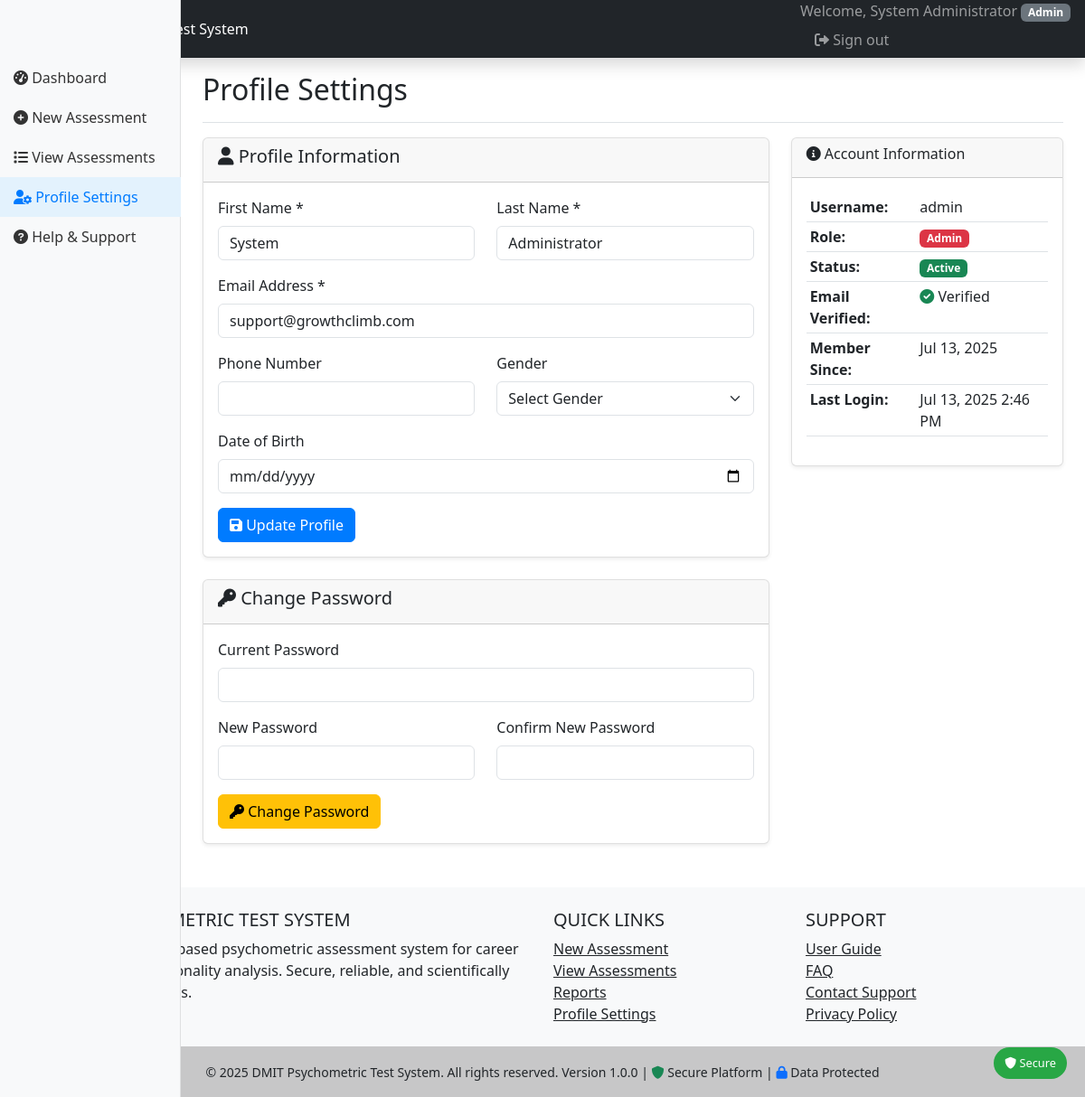
The app's page /profile/settings.php (signed in) with its own data.
### tables this page shows
CREATE TABLE `users` (
  `id` int(11) NOT NULL,
  `username` varchar(50) NOT NULL,
  `email` varchar(100) NOT NULL,
  `password_hash` varchar(255) NOT NULL,
  `salt` varchar(32) NOT NULL,
  `role` enum('admin','counselor','user') DEFAULT 'user',
  `first_name` varchar(50) NOT NULL,
  `last_name` varchar(50) NOT NULL,
  `phone` varchar(15) DEFAULT NULL,
  `date_of_birth` date DEFAULT NULL,
  `gender` enum('male','female','other') DEFAULT NULL,
  `is_active` tinyint(1) DEFAULT 1,
  `email_verified` tinyint(1) DEFAULT 0,
  `verification_token` varchar(255) DEFAULT NULL,
  `reset_token` varchar(255) DEFAULT NULL,
  `reset_token_expires` datetime DEFAULT NULL,
  `last_login` datetime DEFAULT NULL,
  `login_attempts` int(11) DEFAULT 0,
  `locked_until` datetime DEFAULT NULL,
  `created_at` timestamp NULL DEFAULT current_timestamp(),
  `updated_at` timestamp NULL DEFAULT current_timestamp() ON UPDATE current_timestamp()
);

### includes/functions.php (called while the page is built, shortened)
<?php
function url($path = '') {
    $path = ltrim($path, '/');
    if ($path === 'index.php' || $path === '') {
        return BASE_URL . 'index.php';
    }
    $currentDir = dirname($_SERVER['SCRIPT_NAME']);
    $baseDir = '/DMIT-Psychometric-Test';
    if ($currentDir !== $baseDir) {
        $depth = substr_count(str_replace($baseDir, '', $currentDir), '/');
        $relativePath = str_repeat('../', $depth);
        return $relativePath . $path;
    }
    return $path;
}
function formatDate($date, $format = 'Y-m-d H:i:s') {
    return date($format, strtotime($date));
}
?>

### profile/settings.php (the view, shortened to what this page needs)
<?php
try {
    $database = new Database();
    $conn = $database->getConnection();
    $stmt = $conn->prepare("SELECT * FROM users WHERE id = ?");
    $stmt->execute([$_SESSION['user_id']]);
    $userData = $stmt->fetch();
} catch (Exception $e) {
    $userData = [];
    error_log("User data load error: " . $e->getMessage());
}
include '../includes/header.php';
?>
<div class="container-fluid">
    <div class="row">
        <nav class="col-md-3 col-lg-2 d-md-block bg-light sidebar">
            <div class="position-sticky pt-3">
                <ul class="nav flex-column">
                    <li class="nav-item">
                        <a class="nav-link" href="<?php echo url('index.php'); ?>">
                            <i class="fas fa-tachometer-alt"></i> Dashboard
                        </a>
                    </li>
                    <li class="nav-item">
                        <a class="nav-link" href="<?php echo url('assessments/new.php'); ?>">
                            <i class="fas fa-plus-circle"></i> New Assessment
                        </a>
                    </li>
                    <li class="nav-item">
                        <a class="nav-link" href="<?php echo url('assessments/list.php'); ?>">
                            <i class="fas fa-list"></i> View Assessments
                        </a>
                    </li>
                    <li class="nav-item">
                        <a class="nav-link active" href="<?php echo url('profile/settings.php'); ?>">
                            <i class="fas fa-user-cog"></i> Profile Settings
                        </a>
                    </li>
                    <li class="nav-item">
                        <a class="nav-link" href="<?php echo url('help/user_guide.php'); ?>">
                            <i class="fas fa-question-circle"></i> Help & Support
                        </a>
                    </li>
                </ul>
            </div>
        </nav>
        <main class="col-md-9 ms-sm-auto col-lg-10 px-md-4">
            <div class="d-flex justify-content-between flex-wrap flex-md-nowrap align-items-center pt-3 pb-2 mb-3 border-bottom">
                <h1 class="h2">Profile Settings</h1>
            </div>
            <div class="row">
                <div class="col-md-8">
                    <div class="card mb-4">
                        <div class="card-header">
                            <h5><i class="fas fa-user"></i> Profile Information</h5>
                        </div>
                        <div class="card-body">
                            <form method="POST">
                                <div class="row mb-3">
                                    <div class="col-md-6">
                                        <label for="first_name" class="form-label">First Name *</label>
                                        <input type="text" class="form-control" id="first_name" name="first_name"
                                               value="<?php echo htmlspecialchars($userData['first_name'] ?? ''); ?>" required>
                                    </div>
                                    <div class="col-md-6">
                                        <label for="last_name" class="form-label">Last Name *</label>
                                        <input type="text" class="form-control" id="last_name" name="last_name"
                                               value="<?php echo htmlspecialchars($userData['last_name'] ?? ''); ?>" required>
                                    </div>
                                </div>
                                <div class="mb-3">
                                    <label for="email" class="form-label">Email Address *</label>
                                    <input type="email" class="form-control" id="email" name="email"
                                           value="<?php echo htmlspecialchars($userData['email'] ?? ''); ?>" required>
                                </div>
                                <div class="row mb-3">
                                    <div class="col-md-6">
                                        <label for="phone" class="form-label">Phone Number</label>
                                        <input type="tel" class="form-control" id="phone" name="phone"
                                               value="<?php echo htmlspecialchars($userData['phone'] ?? ''); ?>">
                                    </div>
                                    <div class="col-md-6">
                                        <label for="gender" class="form-label">Gender</label>
                                        <select class="form-select" id="gender" name="gender">
                                            <option value="">Select Gender</option>
                                        </select>
                                    </div>
                                </div>
                                <div class="mb-3">
                                    <label for="date_of_birth" class="form-label">Date of Birth</label>
                                    <input type="date" class="form-control" id="date_of_birth" name="date_of_birth"
                                           value="<?php echo htmlspecialchars($userData['date_of_birth'] ?? ''); ?>">
                                </div>
                                <button type="submit" class="btn btn-primary">
                                    <i class="fas fa-save"></i> Update Profile
                                </button>
                            </form>
                        </div>
                    </div>
                    <div class="card">
                        <div class="card-header">
                            <h5><i class="fas fa-key"></i> Change Password</h5>
                        </div>
                        <div class="card-body">
                            <form method="POST">
                                <div class="mb-3">
                                    <label for="current_password" class="form-label">Current Password</label>
                                    <input type="password" class="form-control" id="current_password" name="current_password" required>
                                </div>
                                <div class="row mb-3">
                                    <div class="col-md-6">
                                        <label for="new_password" class="form-label">New Password</label>
                                        <input type="password" class="form-control" id="new_password" name="new_password"
                                               minlength="8" required>
                                    </div>
                                    <div class="col-md-6">
                                        <label for="confirm_password" class="form-label">Confirm New Password</label>
                                        <input type="password" class="form-control" id="confirm_password" name="confirm_password" required>
                                    </div>
                                </div>
                                <button type="submit" class="btn btn-warning">
                                    <i class="fas fa-key"></i> Change Password
                                </button>
                            </form>
                        </div>
                    </div>
                </div>
                <div class="col-md-4">
                    <div class="card">
                        <div class="card-header">
                            <h6><i class="fas fa-info-circle"></i> Account Information</h6>
                        </div>
                        <div class="card-body">
                            <table class="table table-sm">
                                <tr>
                                    <td><strong>Username:</strong></td>
                                    <td><?php echo htmlspecialchars($userData['username'] ?? ''); ?></td>
                                </tr>
                                <tr>
                                    <td><strong>Role:</strong></td>
                                    <td>
                                        <span class="badge bg-<?php echo $userData['role'] === 'admin' ? 'danger' : 'secondary'; ?>">
                                            <?php echo ucfirst($userData['role'] ?? ''); ?>
                                        </span>
                                    </td>
                                </tr>
                                <tr>
                                    <td><strong>Status:</strong></td>
                                    <td>
                                        <span class="badge bg-<?php echo $userData['is_active'] ? 'success' : 'danger'; ?>">
                                            <?php echo $userData['is_active'] ? 'Active' : 'Inactive'; ?>
                                        </span>
                                    </td>
                                </tr>
                                <tr>
                                    <td><strong>Email Verified:</strong></td>
                                    <td>
                                        <?php if ($userData['email_verified']): ?>
                                            <i class="fas fa-check-circle text-success"></i> Verified
                                        <?php else: ?>
                                            <i class="fas fa-exclamation-triangle text-warning"></i> Unverified
                                        <?php endif; ?>
                                    </td>
                                </tr>
                                <tr>
                                    <td><strong>Member Since:</strong></td>
                                    <td><?php echo formatDate($userData['created_at'] ?? '', 'M d, Y'); ?></td>
                                </tr>
                                <tr>
                                    <td><strong>Last Login:</strong></td>
                                    <td>
                                        <?php if ($userData['last_login']): ?>
                                            <?php echo formatDate($userData['last_login'], 'M d, Y g:i A'); ?>
                                        <?php else: ?>
                                            <span class="text-muted">Never</span>
                                        <?php endif; ?>
                                    </td>
                                </tr>
                            </table>
                        </div>
                    </div>
                </div>
            </div>
        </main>
    </div>
</div>
<?php include '../includes/footer.php'; ?>

### includes/header.php (style rules this page uses)
.sidebar { position: fixed; top: 0; bottom: 0; left: 0; z-index: 100; padding: 48px 0 0; box-shadow: inset -1px 0 0 rgba(0, 0, 0, .1); }
.sidebar .nav-link { font-weight: 500; color: #333; padding: 10px 15px; }
.sidebar .nav-link.active { color: #007bff; background-color: #e3f2fd; }
.card { box-shadow: 0 0.125rem 0.25rem rgba(0, 0, 0, 0.075); border: 1px solid rgba(0, 0, 0, 0.125); }
.btn-primary { background-color: #007bff; border-color: #007bff; }

### records on screen
users: first_name "System", last_name "Administrator", email "support@growthclimb.com", username "admin", role "Admin", created_at "Jul 13, 2025", last_login "Jul 13, 2025 2:46 PM"

### other values on screen
$_SESSION['user_name'] "System Administrator"
$_SESSION['user_role'] "Admin"
APP_NAME "DMIT PSYCHOMETRIC TEST SYSTEM"
APP_NAME "DMIT Psychometric Test System"
APP_VERSION "1.0.0"
